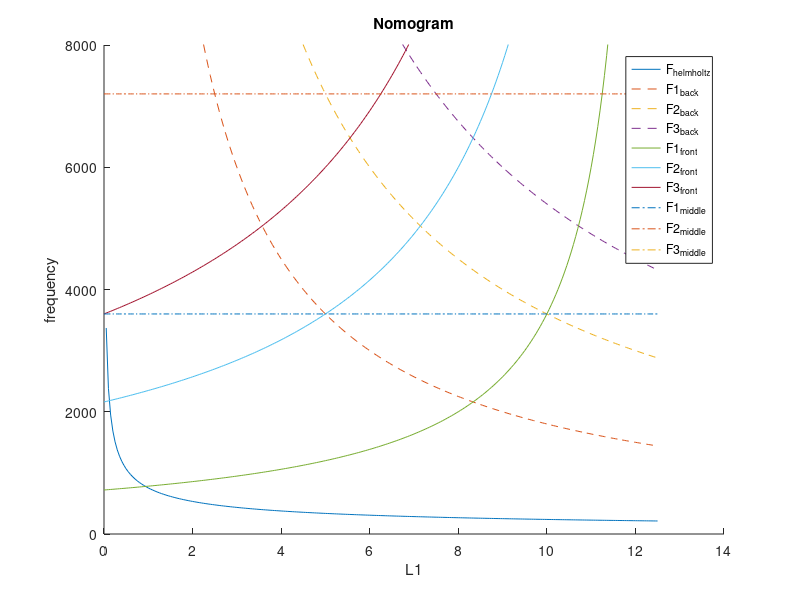
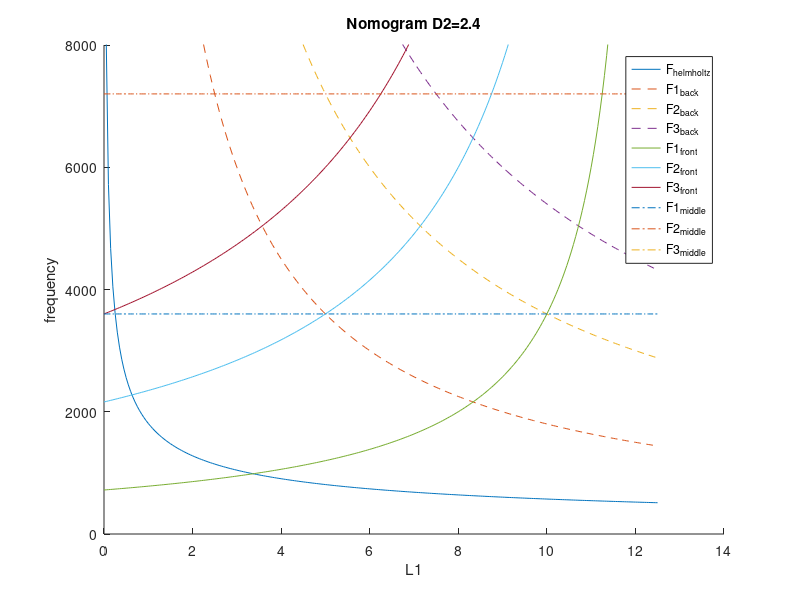

Reproduce these figures in MATLAB, in order.
%midterm problem 3
clear,clc,close all;
L2 = 5;
L1 = [0:0.05:12.5];
L3 = 17.5-L2-L1;
c = 360*100;
k = 1:3;
d1 = 3.4;
d2 =1;

A1 = pi*d1^2/4;
A3 =A1;
A2 = pi*d2^2/4;
% coefficeints = [
F_back = zeros(3,length(L1));
F_front = zeros(3,length(L3));
f_middle = zeros(3,1);

for i = k
 F_back(i,:) = k(i)*c./(2*L1);
 F_front(i,:) = ((2*k(i)-1)/4)*(c)./(L3);
 F_middle(i,:) = k(i)*c./(2*L2);
end
 F_helmholtz = c./(2*pi*(sqrt(L1*A1*(L2/A2))));
 
 nomogram =figure;
 hold on;
 plot(L1,F_helmholtz);
 plot(L1, F_back,'--');
 plot(L1,F_front);
 ylim([0 8000]);
 plot(L1,F_middle*(ones(1,length(L1))), '-.');
 legend("F_{helmholtz}", "F1_{back}","F2_{back}","F3_{back}", ...
     "F1_{front}", "F2_{front}", "F3_{front}", "F1_{middle}",...
     "F2_{middle}", "F3_{middle}");
 title("Nomogram");
  xlabel("L1");
 ylabel("frequency");
 hold off;
 saveas(nomogram, "nomogram.jpg");
 
 
 freqs = [F_back;
           F_front;
           F_helmholtz;
           F_middle*ones(1,length(L1))];
 formants = sort(freqs,1);
     
 
 
 
 
%midterm problem 3
L2 = 5;
L1 = [0:0.05:12.5];
L3 = 17.5-L2-L1;
c = 360*100;
k = 1:3;
d1 = 3.4;
d2 =2.4;

A1 = pi*d1^2/4;
A3 =A1;
A2 = pi*d2^2/4;
% coefficeints = [
F_back = zeros(3,length(L1));
F_front = zeros(3,length(L3));
f_middle = zeros(3,1);

for i = k
 F_back(i,:) = k(i)*c./(2*L1);
 F_front(i,:) = ((2*k(i)-1)/4)*(c)./(L3);
 F_middle(i,:) = k(i)*c./(2*L2);
end
 F_helmholtz = c./(2*pi*(sqrt(L1*A1*(L2/A2))));
 
 nomogram =figure;
 hold on;
 plot(L1,F_helmholtz);
 plot(L1, F_back,'--');
 plot(L1,F_front);
 ylim([0 8000]);
 plot(L1,F_middle*(ones(1,length(L1))), '-.');
 legend("F_{helmholtz}", "F1_{back}","F2_{back}","F3_{back}", ...
     "F1_{front}", "F2_{front}", "F3_{front}", "F1_{middle}",...
     "F2_{middle}", "F3_{middle}");
 title("Nomogram D2=2.4");
 xlabel("L1");
 ylabel("frequency");
 hold off;
 saveas(nomogram, "nomogram_2.jpg");
 
  
 freqs = [F_back;
           F_front;
           F_helmholtz;
           F_middle*ones(1,length(L1))];
 formants = sort(freqs,1);
     
 